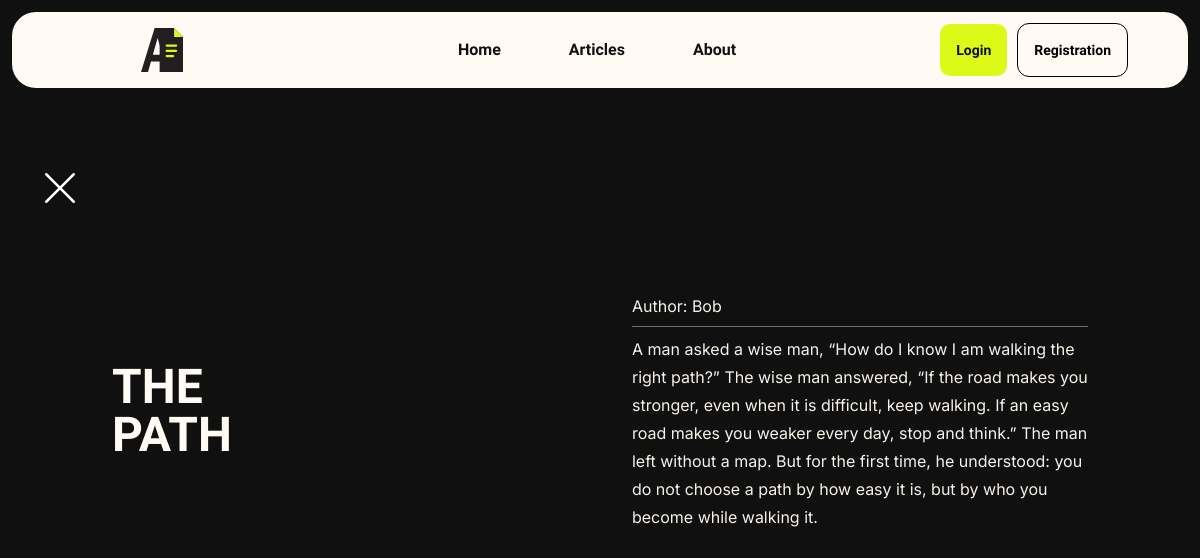
/articles/1/, run on the app's committed database.
### app/models.py (models this page shows, shortened)
class Article(models.Model):
    title = models.CharField(max_length=50)
    text = models.CharField(max_length=1000)
    author = models.ForeignKey(
        User,
        on_delete=models.CASCADE,
        null = True
    )

### app/views.py (the view)
class ArticleDetailView(DetailView):
    model = Article
    template_name = "app/article-detail.html"

### app/templates/app/article-detail.html (shortened to what this page needs)
{% extends "app/base.html" %}
{% block content %}
        <a href="{% url 'article' %}" class="fixed top-40 left-8 text-white flex items-center justify-center rounded-full transition-all duration-300 p-2 hover:bg-[#DDF918] hover:text-black transition-all duration-300 hover:-translate-y-[0.5px]">
        <svg xmlns="http://www.w3.org/2000/svg" width="40" height="40" fill="currentColor" class="bi bi-x-lg" viewBox="0 0 16 16"><path d="M2.146 2.854a.5.5 0 1 1 .708-.708L8 7.293l5.146-5.147a.5.5 0 0 1 .708.708L8.707 8l5.147 5.146a.5.5 0 0 1-.708.708L8 8.707l-5.146 5.147a.5.5 0 0 1-.708-.708L7.293 8z"/></svg>
        </a>
        <div class="w-full flex flex-col gap-15 items-center justify-center px-25 min-h-10/12">
            <div class="flex items-center justify-center w-full gap-100">
                <h1 class="font-['Unbounded'] font-bold text-5xl uppercase text-[#FFFAF4]">{{article.title}}</h1>
                <div class="flex flex-col gap-1.5">
                <p class="font-['Inter'] text-base leading-7 text-[#F8F1EA] max-w-120 transition-transform duration-500 group-hover:translate-x-2">
                    Author: {{article.author}}
                </p>
                <p class="border-t border-t-gray-500 pt-2  font-['Inter'] font-normal text-base leading-7 text-[#F8F1EA] ">
                    {{ article.text }}
                </p>
                </div>
            </div>
        </div>
{% endblock %}

### data on the page
Article: title "THE PATH", author "Bob", text "A man asked a wise man, “How do I know I am walking the right path?” The wise man answered, “If the road makes you stronger, even when it is difficult, keep walking. If an easy road makes you weaker every day, stop and think.” The man left without a map. But for the first time, he understood: you do not choose a path by how easy it is, but by who you become while walking it."
